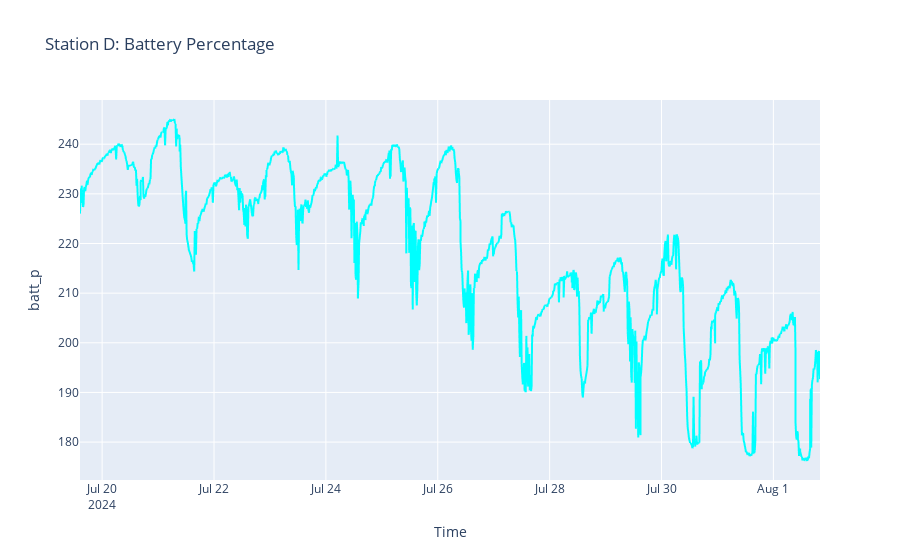

Notebook cell for this chart:
### Code cell
fig = px.line(station, x='Time', y='batt_p', title=f'Station {stn.upper()}: Battery Percentage')
fig.update_traces(line=dict(color='cyan'))
fig.write_html(f'./vis/station_{stn}_batt.html')
fig.show()

### Figure 1 — Plotly figure (JSON) as saved in the notebook; plotly's stock layout.template omitted (floating-point values rounded to 4 significant figures; data arrays with more than 128 entries replaced by an {"elided": "..."} marker saying what was removed)
{"data": [{"hovertemplate": "Time=%{x}<br>batt_p=%{y}<extra></extra>", "legendgroup": "", "line": {"color": "cyan", "dash": "solid"}, "marker": {"symbol": "circle"}, "mode": "lines", "name": "", "showlegend": false, "type": "scattergl", "x": {"elided": "1379 str values"}, "xaxis": "x", "y": {"elided": "1379 float values"}, "yaxis": "y"}], "layout": {"legend": {"tracegroupgap": 0}, "title": {"text": "Station D: Battery Percentage"}, "xaxis": {"anchor": "y", "domain": [0, 1], "title": {"text": "Time"}}, "yaxis": {"anchor": "x", "domain": [0, 1], "title": {"text": "batt_p"}}}}
